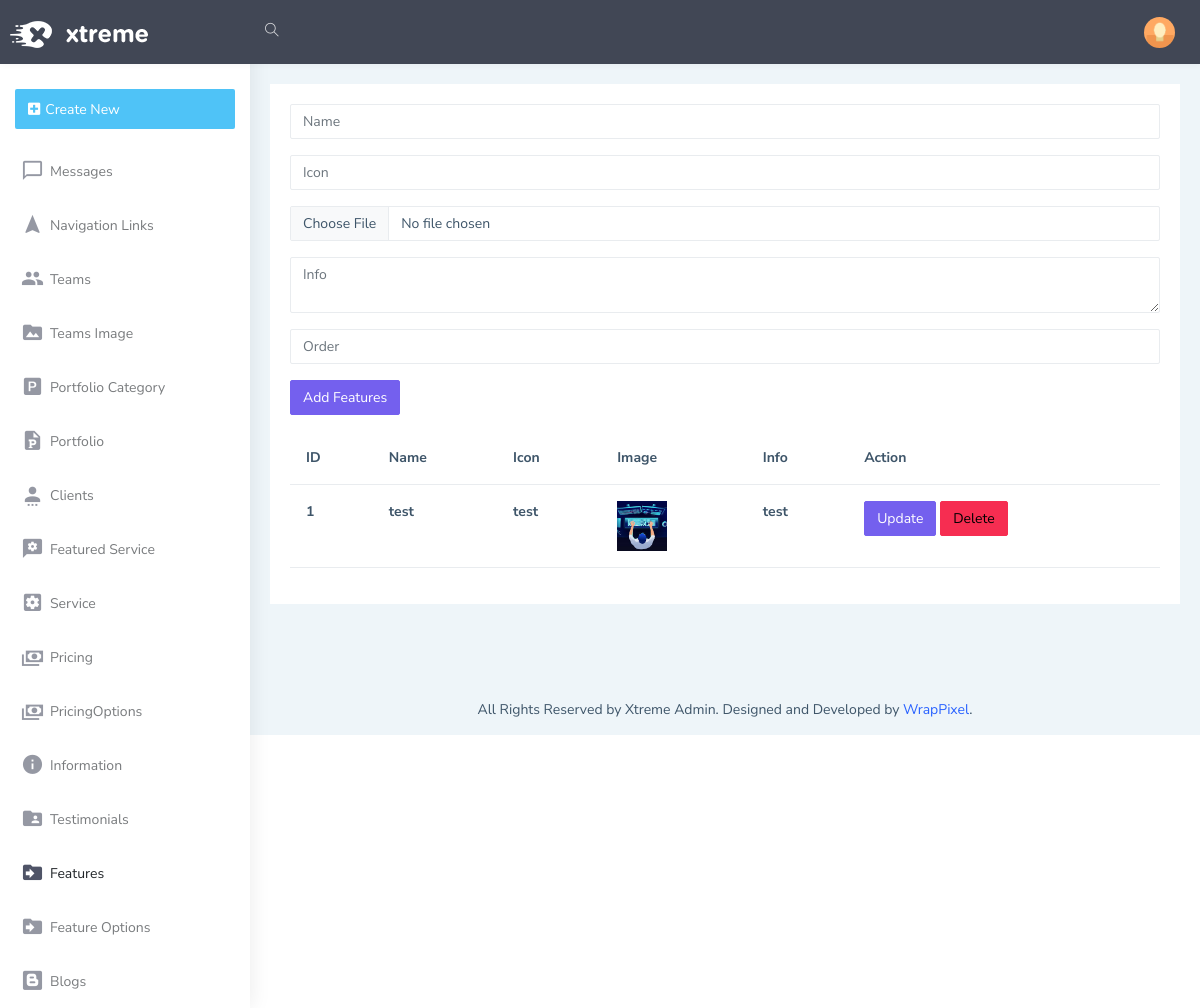
The app's page /admin/features, older data.
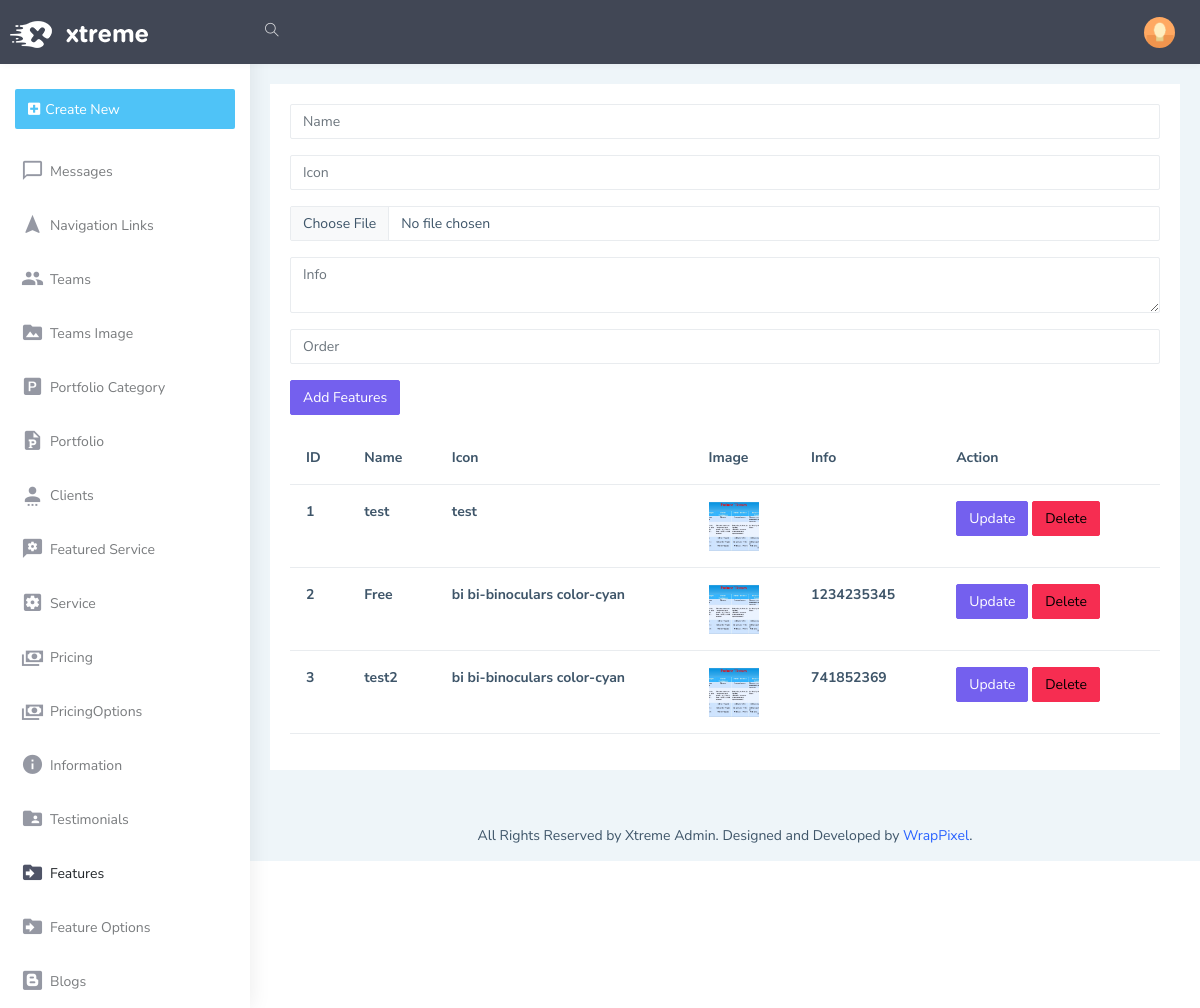
The same page, newer data.
### models.py (models this page shows)
class Features(db.Model):
    Id=db.Column(db.Integer,primary_key=True,autoincrement=True)
    name=db.Column(db.String(50))
    icon=db.Column(db.String(50))
    info=db.Column(db.String(250))
    image=db.Column(db.String(50))
    order=db.Column(db.Integer)
    options=db.relationship('FeatureOptions', backref='feature_options', lazy=True)

### admin/routes/features.py (the view)
@admin_bp.route('/features', methods=['GET','POST'])
def features():
    featuresform=FeaturesForm()
    features=Features.query.all()
    return render_template('admin/features/features.html',featuresform=featuresform,features=features)

### admin/forms.py
class FeaturesForm(FlaskForm):
    name=StringField('name')
    icon=StringField('icon')
    image=FileField('image')
    info=TextAreaField('info')
    order=IntegerField('order')
    submit=SubmitField('Add Features')

### admin/templates/admin/features/features.html
{% extends 'admin/layout.html' %}
{% block body %}
<form action="/admin/features/add" method="POST" enctype="multipart/form-data">
    <div class="mb-3">
      {{featuresform.name(class="form-control", id="exampleFormControlInput1", placeholder="Name")}}
    </div>
    <div class="mb-3">
      {{featuresform.icon(class="form-control my-3", id="exampleFormControlInput1", placeholder="Icon")}}
    </div>
    <div class="mb-3">
      {{featuresform.image(class="form-control my-3", id="exampleFormControlInput1", placeholder="Image")}}
    </div>
    <div class="mb-3">
      {{featuresform.info(class="form-control", id="exampleFormControlInput1", placeholder="Info")}}
    </div>
    <div class="mb-3">
      {{featuresform.order(class="form-control", id="exampleFormControlInput1", placeholder="Order")}}
    </div>
    <div class="mb-3">
      {{featuresform.submit(class="btn btn-primary", id="exampleFormControlInput1", placeholder="Add Portfolio")}}
    </div>
<table class="table">
  <thead>
    <tr>
      <th scope="col">ID</th>
      <th scope="col">Name</th>
      <th scope="col">Icon</th>
      <th scope="col">Image</th>
      <th scope="col">Info</th>
      <th scope="col">Action</th>
    </tr>
  </thead>
  <tbody>
    {% for feature in features %}
      <tr>
        <th>{{feature.Id}}</th>
        <th>{{feature.name}}</th>
        <th>{{feature.icon}}</th>
        <th>
          <img src="/static/uploads/{{feature.image}}" style="width: 50px; height: 50px; object-fit:cover;">
        </th>
        <th>{{feature.info}}</th>
        <th>
          <a href="/admin/features/edit/{{feature.Id}}" class="btn btn-primary">Update</a>
          <a href="/admin/features/delete/{{feature.Id}}" class="btn btn-danger">Delete</a>
        </th>
      </tr>
    {% endfor %}
  </tbody>
</table>
{% endblock %}}

### admin/templates/admin/layout.html (shortened to what this page needs)
<!DOCTYPE html>
<html dir="ltr" lang="en">
<head>
    <link href="{{url_for('admin.static', filename='dist/css/style.min.css')}}" rel="stylesheet">
</head>
<body>
    <div id="main-wrapper" data-layout="vertical" data-navbarbg="skin5" data-sidebartype="full"
        data-sidebar-position="absolute" data-header-position="absolute" data-boxed-layout="full">
        <header class="topbar" data-navbarbg="skin5">
            <nav class="navbar top-navbar navbar-expand-md navbar-dark">
                <div class="navbar-header" data-logobg="skin5">
                    <a class="navbar-brand" href="index.html">
                        <b class="logo-icon">
                            <img src="{{url_for('admin.static', filename='assets/images/logo-light-icon.png')}}" alt="homepage" class="light-logo" />
                        </b>
                        <span class="logo-text">
                            <img src="{{url_for('admin.static', filename='assets/images/logo-light-text.png')}}" class="light-logo" alt="homepage" />
                        </span>
                    </a>
                </div>
                <div class="navbar-collapse collapse" id="navbarSupportedContent" data-navbarbg="skin5">
                    <ul class="navbar-nav float-start me-auto">
                        <li class="nav-item search-box"> <a class="nav-link waves-effect waves-dark"
                                href="javascript:void(0)"><i class="ti-search"></i></a>
                        </li>
                    </ul>
                    <ul class="navbar-nav float-end">
                        <li class="nav-item dropdown">
                            <a class="nav-link dropdown-toggle text-muted waves-effect waves-dark pro-pic" href="#" id="navbarDropdown" role="button" data-bs-toggle="dropdown" aria-expanded="false">
                                <img src="./admin/static/assets/images/users/1.jpg" alt="user" class="rounded-circle" width="31">
                            </a>
                        </li>
                    </ul>
                </div>
            </nav>
        </header>
        <aside class="left-sidebar" data-sidebarbg="skin6">
            <div class="scroll-sidebar">
                {% include 'admin/navbar.html'   %}
            </div>
        </aside>
        <div class="page-wrapper">
            <div class="container-fluid">
                <div class="row">
                    <div class="col-12">
                        <div class="card">
                            <div class="card-body">
                                {% block body %}
                                {% endblock %}
                            </div>
                        </div>
                    </div>
                </div>
            </div>
            <footer class="footer text-center">
                All Rights Reserved by Xtreme Admin. Designed and Developed by <a
                    href="https://www.wrappixel.com">WrapPixel</a>.
            </footer>
        </div>
    </div>
</body>
</html>

### admin/templates/admin/navbar.html
<nav class="sidebar-nav">
    <ul id="sidebarnav">
        <li class="p-15 m-t-10"><a href="javascript:void(0)"
                class="btn d-block w-100 create-btn text-white no-block d-flex align-items-center"><i
                    class="fa fa-plus-square"></i> <span class="hide-menu m-l-5">Create New</span> </a>
        </li>
        <li class="sidebar-item"> <a class="sidebar-link waves-effect waves-dark sidebar-link"
                href="/admin/messages" aria-expanded="false"><i class="mdi mdi-message-outline"></i><span
                    class="hide-menu">Messages</span></a></li>
        <li class="sidebar-item"> <a class="sidebar-link waves-effect waves-dark sidebar-link"
                href="/admin/navlinks" aria-expanded="false"><i class="mdi mdi-navigation"></i><span
                    class="hide-menu">Navigation Links</span></a></li>
        <li class="sidebar-item"> <a class="sidebar-link waves-effect waves-dark sidebar-link"
                href="/admin/teams" aria-expanded="false"><i class="mdi mdi-account-multiple"></i><span
                    class="hide-menu">Teams</span></a></li>
        <li class="sidebar-item"> <a class="sidebar-link waves-effect waves-dark sidebar-link"
                href="/admin/teamsimage" aria-expanded="false"><i class="mdi mdi-folder-image"></i><span
                    class="hide-menu">Teams Image</span></a></li>
        <li class="sidebar-item"> <a class="sidebar-link waves-effect waves-dark sidebar-link"
                href="/admin/portfoliocategory" aria-expanded="false"><i class="mdi mdi-file-powerpoint-box"></i><span
                    class="hide-menu">Portfolio Category</span></a></li>
        <li class="sidebar-item"> <a class="sidebar-link waves-effect waves-dark sidebar-link"
                href="/admin/portfolio" aria-expanded="false"><i class="mdi mdi-file-powerpoint"></i><span
                    class="hide-menu">Portfolio</span></a></li>
        <li class="sidebar-item"> <a class="sidebar-link waves-effect waves-dark sidebar-link"
                href="/admin/clients" aria-expanded="false"><i class="mdi mdi-account-settings"></i><span
                    class="hide-menu">Clients</span></a></li>
        <li class="sidebar-item"> <a class="sidebar-link waves-effect waves-dark sidebar-link"
                href="/admin/featuredservice" aria-expanded="false"><i class="mdi mdi-message-settings-variant"></i><span
                    class="hide-menu">Featured Service</span></a></li>
        <li class="sidebar-item"> <a class="sidebar-link waves-effect waves-dark sidebar-link"
                href="/admin/service" aria-expanded="false"><i class="mdi mdi-settings-box"></i><span
                    class="hide-menu">Service</span></a></li>
        <li class="sidebar-item"> <a class="sidebar-link waves-effect waves-dark sidebar-link"
                href="/admin/pricing" aria-expanded="false"><i class="mdi mdi-cash-multiple"></i><span
                    class="hide-menu">Pricing</span></a></li>
        <li class="sidebar-item"> <a class="sidebar-link waves-effect waves-dark sidebar-link"
                href="/admin/pricingoption" aria-expanded="false"><i class="mdi mdi-cash-multiple"></i><span
                    class="hide-menu">PricingOptions</span></a></li>
        <li class="sidebar-item"> <a class="sidebar-link waves-effect waves-dark sidebar-link"
                href="/admin/information" aria-expanded="false"><i class="mdi mdi-information"></i><span
                    class="hide-menu">Information</span></a></li>
        <li class="sidebar-item"> <a class="sidebar-link waves-effect waves-dark sidebar-link"
                href="/admin/testimonials" aria-expanded="false"><i class="mdi mdi-folder-account"></i><span
                    class="hide-menu">Testimonials</span></a></li>
        <li class="sidebar-item"> <a class="sidebar-link waves-effect waves-dark sidebar-link"
                href="/admin/features" aria-expanded="false"><i class="mdi mdi-folder-move"></i><span
                    class="hide-menu">Features</span></a></li>
        <li class="sidebar-item"> <a class="sidebar-link waves-effect waves-dark sidebar-link"
                href="/admin/featureoptions" aria-expanded="false"><i class="mdi mdi-folder-move"></i><span
                    class="hide-menu">Feature Options</span></a></li>
        <li class="sidebar-item"> <a class="sidebar-link waves-effect waves-dark sidebar-link"
                href="/admin/blog" aria-expanded="false"><i class="mdi mdi-blogger"></i><span
                    class="hide-menu">Blogs</span></a></li>
    </ul>
</nav>

Row changes from the older to the newer data that the page shows:
changed Features "test": image: a different picture; info "test" → (not shown)
added Features: Id "2", name "Free", icon "bi bi-binoculars color-cyan", image (picture), info "1234235345"
added Features: Id "3", name "test2", icon "bi bi-binoculars color-cyan", image (picture), info "741852369"
